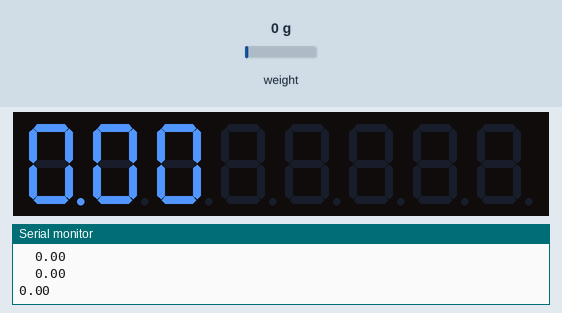
Simulated run of this sketch. Board: Arduino Uno, built with avr-gcc and run on an emulated ATmega328P. Shown: 8-digit seven-segment display, the last lines printed to the serial monitor. The inputs (shaded band) are chosen by the test bench; at power-on: weight on the scale 0 g.

Above: at 2.5 s.
2.6 s: weight on the scale set to 100 g
At 4.9 s:
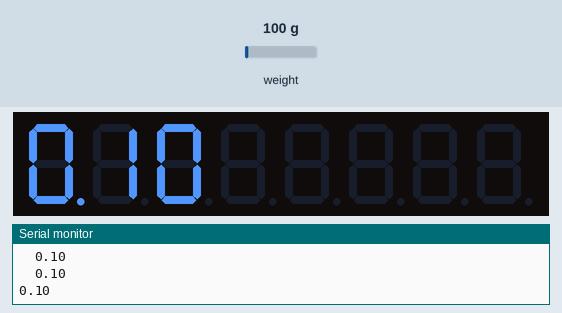
5.2 s: weight on the scale set to 1250 g
At 6.8 s:
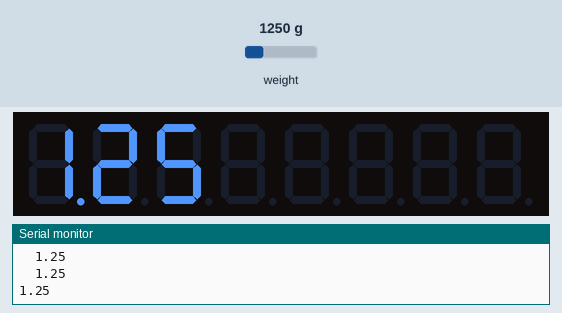
8.0 s: weight on the scale set to 2500 g
At 9.6 s:
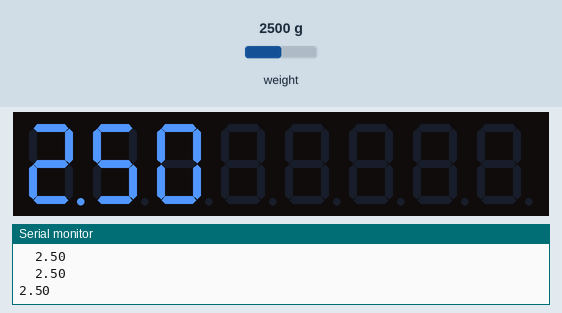
Timing chart, 0 to 11.1 s (numbered marks = the images above; inputs shaded):
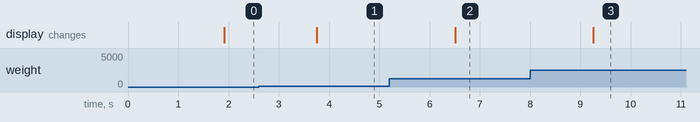

Measured:
- after the input at 2.6 s, the display: changes after 1.2 s (image 1)
- after the input at 5.2 s, the display: changes after 1.3 s (image 2)
- after the input at 8.0 s, the display: changes after 1.3 s (image 3)

The sketch:

homeScale.ino
```cpp
#include <HX711.h>
#include "LedControl.h"

#define scaleRead 100 //период чтения  чтения данных с тензодатчиков, ms
#define DrawTime 200 //период обновления экрана, ms
#define KeyReadTime 20 //период проверки нажатия клавиатуры

#define CntMedianFilter 9 //сколько измерений делается для мединного фильтра

HX711 scale;
//Pin 7 to DIN, 6 to Clk, 5 to LOAD, no.of devices is 1
LedControl screen = LedControl(7,6,5,1);

volatile int tyme = 0; //переменная прерываний
bool dt = false; //флаг обновления экрана
bool scR = false; //флаг чтения данных с тензодатчиков
bool kr = 0; //флаг периода проверки клавиатуры

float scaleValue = 0;
int t1 = 0;
int t2 = 0;

//---------------- ФУНКЦИИ ----------------
float GetMedian (float digits[CntMedianFilter]) {
  float temp = 0;
  for (int i = 0; i < CntMedianFilter; i++){
    for (int j = 0; j < CntMedianFilter - 1; j++){
      if (digits[j] > digits[j + 1]){
        temp = digits[j];
        digits[j] = digits[j + 1];
        digits[j + 1] = temp;
      }
    }
  }

  for (int i = 0; i < CntMedianFilter; i++) {
    Serial.print("  ");
    Serial.println(digits[i]);
  }

  return digits[CntMedianFilter/2];
}

void drawArray (byte digits[5], byte dotNumb, bool mines) {
  byte digitNumb = 7;

  if (mines) {
    screen.setRow(0,digitNumb,0b00000001);
    digitNumb--;
  }

  for (byte i = 0; i < 5; i++) {
    byte digit = digits[i];
    bool flag = false;

    if (i == dotNumb) {flag = true; }

    if (!(digit == 0 && i < dotNumb)) {
      screen.setDigit(0,digitNumb,digit,flag);
      digitNumb--;
    }


  }
}

void drawNumber (float number) {
  int intNumber = abs((int) 100*number);
  byte digitCnt = 4;

  byte digits[5] = {0, 0, 0, 0, 0};
  byte dotNumb = 2;
  bool mines = false;

  if ((number < 0) && (intNumber != 0)) {
    mines = true;
  }

  while (intNumber > 0) {
   digits[digitCnt] = intNumber % 10;
   intNumber = intNumber / 10;
   digitCnt--;
  }

  drawArray (digits, dotNumb, mines);

}

//---------------- System ФУНКЦИИ ----------------
void DrawMenu () {
  //Serial.println(scaleValue);

  screen.clearDisplay(0); // Очистить дисплей
  drawNumber(scaleValue);
}

void KeyPad () {

}

void ReadScale () {
  float readDigits[CntMedianFilter];

  for (byte i = 0; i<CntMedianFilter; i++) {
    readDigits[i] = scale.get_units();
  }

  scaleValue = GetMedian (readDigits);
  Serial.println(scaleValue);

}

//---------------- setup / loop / system ----------------

void setup() {
  Serial.begin(9600);
  OCR0A = 0xAF; //прерывание
  TIMSK0 |= _BV(OCIE0A); //прерывание

  screen.shutdown(0,false); // Включить дисплей
  screen.setIntensity(0,10);// Установить уровень яркости (0 is min, 15 is max)
  screen.clearDisplay(0); // Очистить дисплей

  // HX711.DOUT  - pin #A1
  // HX711.PD_SCK - pin #A0
  scale.begin(A1, A0);
  scale.set_scale(23700);     // this value is obtained by calibrating the scale with known weights; see the README for details
  scale.tare();               // reset the scale to 0

}

//прерывание, формирует мини операционную систему (system)
SIGNAL(TIMER0_COMPA_vect) {
  tyme = tyme + 1;
  if (tyme % scaleRead == 0) { scR = 1; };
  if (tyme % DrawTime == 0) { dt = 1; };
  if (tyme % KeyReadTime == 0) { kr = 1; };
}

void loop()
{
  if ((scR == 1)) { scR = 0; ReadScale();};
  if (dt == 1) { dt = 0; DrawMenu(); };
  if (kr == 1) { kr = 0; KeyPad(); };
}
```
